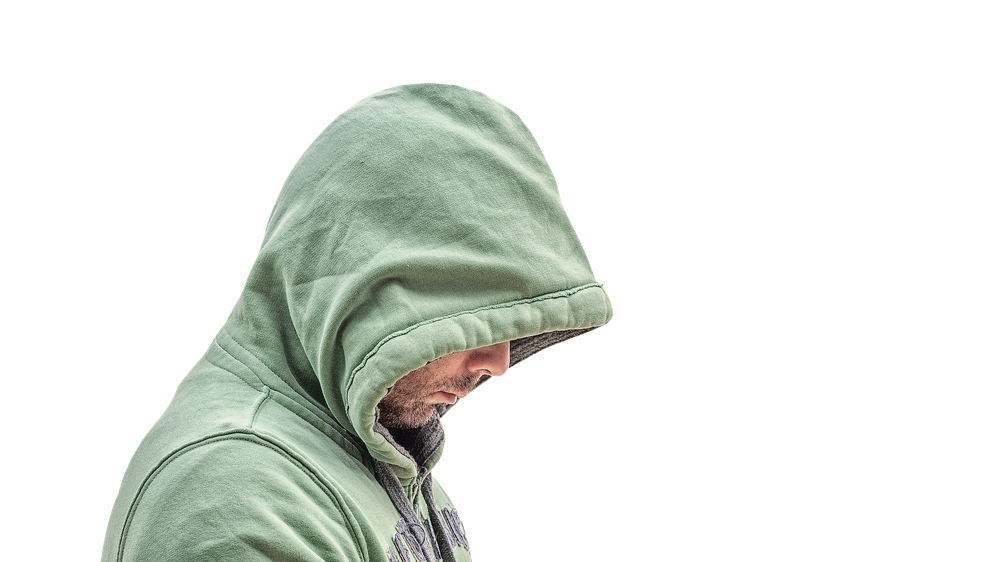
#> input picture 8 ImagesPillow/_images/homme.png, 1000 x 562 px, shrunk from 1920 x 1079 before the run
$ python code2_Sauvegarder_convertir.py
#> lines starting #> are read from the running program, lines starting #| are printed output that depends on the picture
from PIL import Image

# 1er CAS
# im = Image.open('_images/rose.jpg')
# im.save('_images/rose.png')

# 2ème CAS
# im = Image.open('_images/homme.png')
# im.convert("RGB").save('_images/homme.jpg')

# 3ème CAS création de notre propre image
im = Image.open('_images/homme.png')
#> im is the input picture: PIL image 1000x562 RGBA; mean R, G, B, A 39, 43, 38.1, 65.1
im_png = Image.new("RGB", im.size, (255, 0, 0))
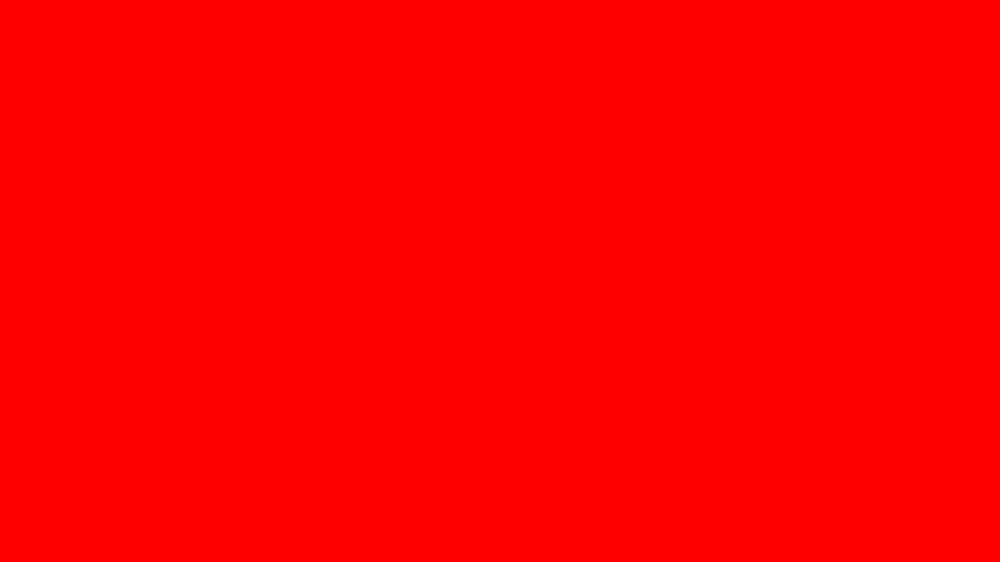
#> im_png: PIL image 1000x562 RGB; mean R, G, B 255, 0, 0
im_png.paste(im, im)
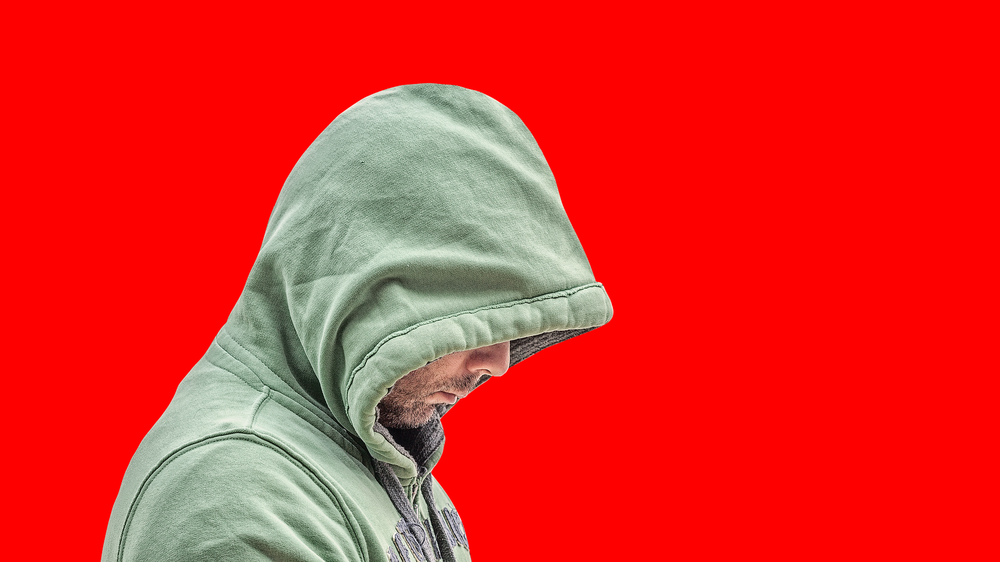
#> im_png: PIL image 1000x562 RGB; mean R, G, B 228.2, 42.2, 37.4
im_png.show()
# im.split()[3].show()
